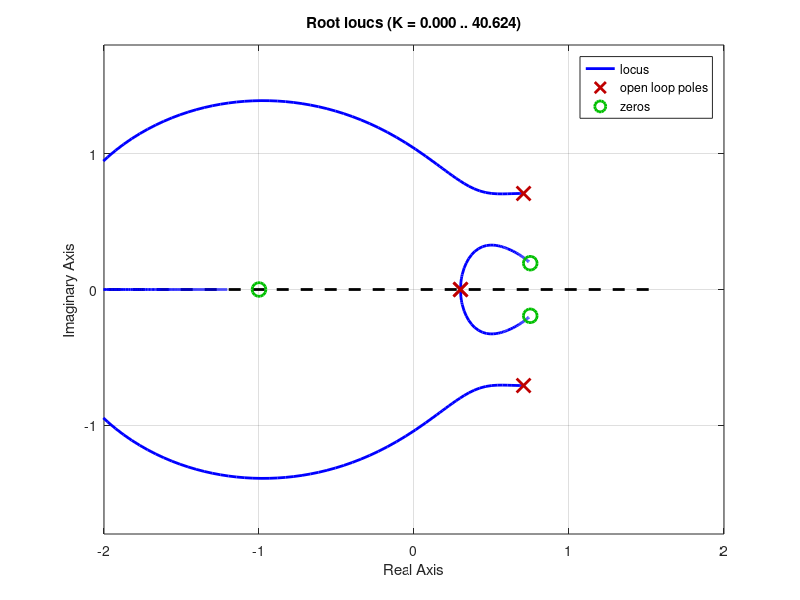
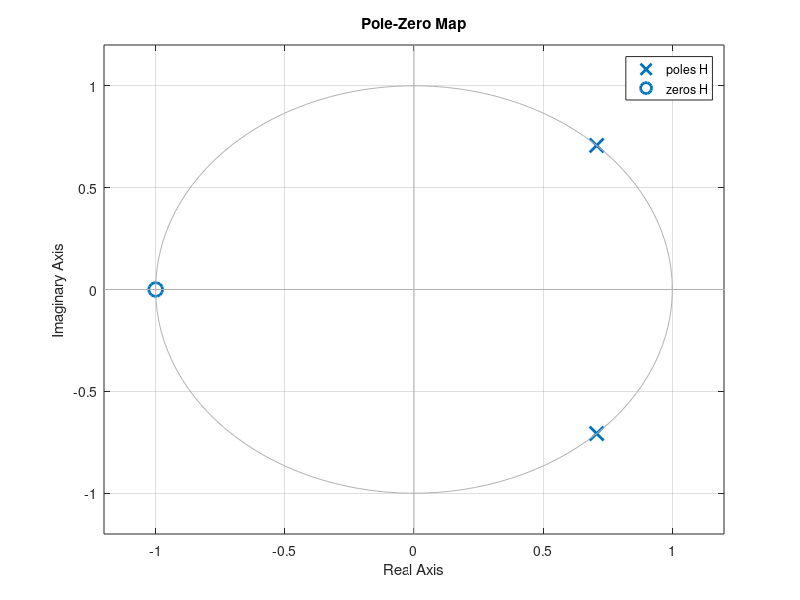

The MATLAB source for these figures, in order: (Note: this script raises an error after producing the figures.)
omega=pi/4;
h = 1;
beta = cos(omega*h);

H = tf((1-beta)*[1,1], [1, -2*beta, 1], 1);

figure(1)
clf
pzmap(H)

F1 = tf([1, -0.9], [1, -0.1], 1);
F2 = tf([1, -1.5, 0.6], conv([1, -0.3], [1, -0.3]), 1)

figure(2)
clf
rlocus(F2*H)
%axis equal
xlim([-2,2])
ylim([-1.8,1.8])
set(findobj(gcf, 'Type', 'Line'), 'Linewidth', 2)
print -dpdf oscillator_lead_rlocus.pdf


%% Generate some step responses
Tlim = 10;
k_limes=[0.1 0 Tlim -6 6
    0.2  0 Tlim -6 6
    0.4  0 Tlim -6 6
    2  0 Tlim -6 6;
    4  0 Tlim -6 6];
    
for i = 1:size(k_limes, 1)
%for i = 2:3
    Gc = feedback(F2*H, k_limes(i,1));
    t0 = 1/evalfr(Gc, 1)
    figure(i+10)
    clf
    step(t0*Gc)
    xlim(k_limes(i,2:3))
    ylim(k_limes(i,4:5))
    h = findobj(gcf, 'type', 'line');
    set(h, 'linewidth', 2)
    fname = sprintf('oscillator-step-plot-%d', i)
    print(fname, '-dpdf')
    
    figure(i+20)
    clf
    pzmap(Gc)
    
end
